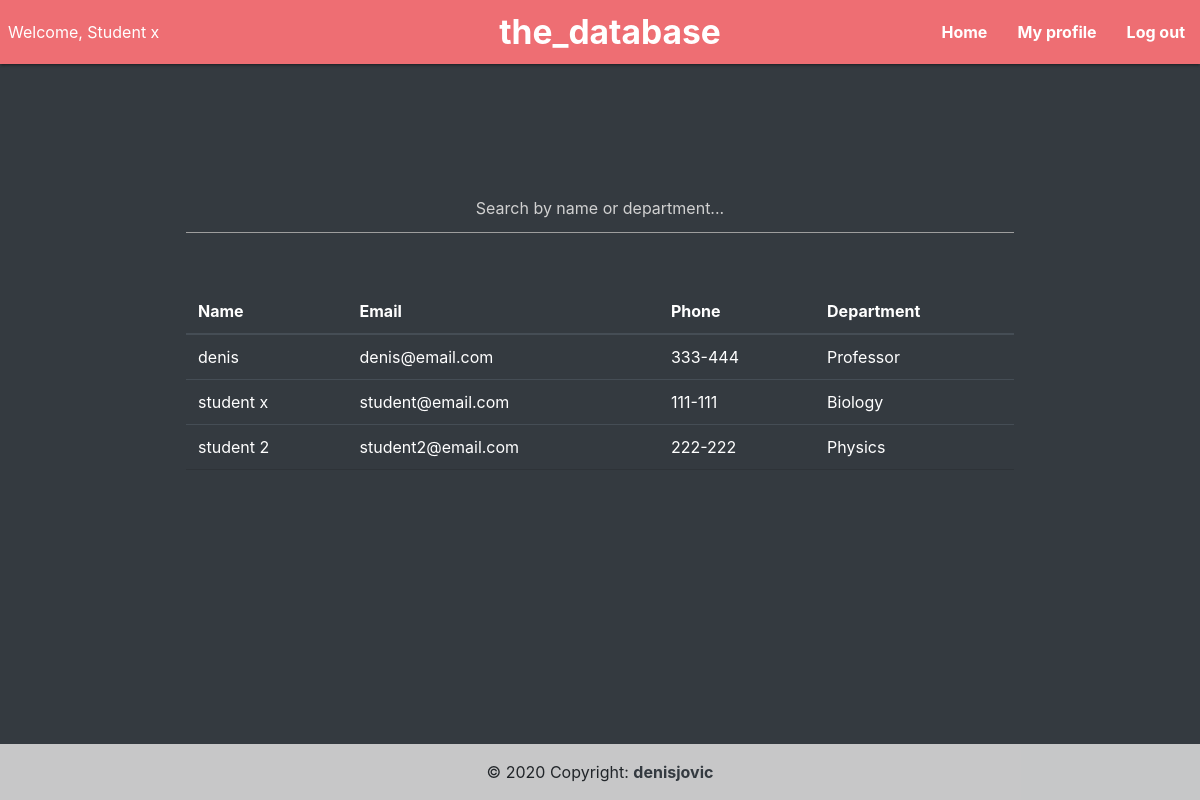
Page /show (signed in) on the earlier database version.
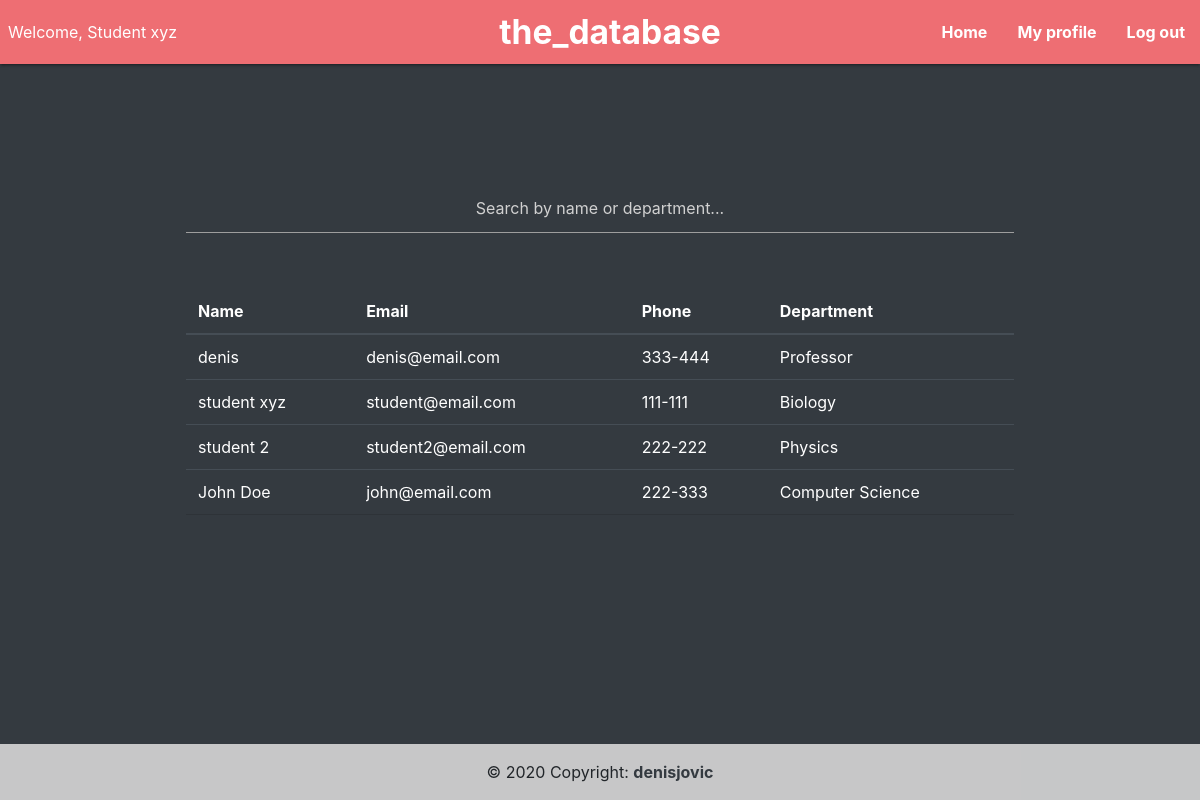
Same page on the later database version.
### students_db/models.py (models this page shows, shortened)
class User(UserMixin, db.Model):
    id = db.Column(db.Integer(), primary_key=True)
    name = db.Column(db.String(30), nullable=False, unique=True)
    email = db.Column(db.String(40), nullable=False, unique=True)
    password_hash = db.Column(db.String(80), nullable=False, unique=True)
    department = db.Column(db.String(40), nullable=False)
    phone = db.Column(db.String(30))
    is_admin = db.Column(db.Boolean, default=False, nullable=False)

### students_db/routes.py (the view, shortened to what this page needs)
@app.route('/', methods=['GET', 'POST'])
@app.route('/show', methods=['GET', 'POST'])
@login_required
def dashboard():
    form = Filter()
    students = User.query.all()
    if request.method == 'GET':
        return render_template('table.html', students=students, form=form)

### students_db/forms.py
class Filter(FlaskForm):
    search = StringField(label='Search...')

### students_db/models.py (called while the page is built)
@login.user_loader
def load_user(id):
    return User.query.get(int(id))

### students_db/templates/table.html (shortened to what this page needs)
{% extends "layout.html" %}
{% block content %}
    {% if students %}
    <div class="mx-auto" style="width: 69%; margin-top:15vh">
        <form action="/" method="POST" class="form-register" style="color:white">
        {{ form.search(class="form-control-lg text-center text-white", placeholder="Search by name or department...") }}
        </form>
        <table class="table table-dark mt-5">
            <thead class="thead-dark text-white">
            <tr>
                <th scope="col">Name</th>
                <th scope="col">Email</th>
                <th scope="col">Phone</th>
                <th scope="col">Department</th>
            </tr>
            </thead>
            <tbody>
            {% for student in students %}
                <tr>
                <td>{{ student.name }}</td>
                <td>{{ student.email }}</td>
                <td>{{ student.phone }}</td>
                <td>{{ student.department }}</td>
            {% endfor %}
            </tr>
            </tbody>
        </table>
            </div>
        {% endif %}
{% endblock %}

### students_db/templates/layout.html (shortened to what this page needs)
<html>
<head>
    <link rel="stylesheet" href="https://cdnjs.cloudflare.com/ajax/libs/materialize/1.0.0/css/materialize.min.css">
    <link rel="stylesheet" href="{{ url_for('static', filename='style.css') }}">
    <link rel="stylesheet" href="https://cdnjs.cloudflare.com/ajax/libs/bulma/0.9.1/css/bulma.min.css"
/>
    <link rel="stylesheet" href="https://cdn.jsdelivr.net/npm/bootstrap@4.5.3/dist/css/bootstrap.min.css"
>
</head>
<body class='bg-dark'>
<nav>
    <div class="nav-wrapper">
        {% if current_user.is_authenticated %}
            <ul id="nav-mobile" class="left hide-on-med-and-down pl-2">
                <li>Welcome, {{ current_user.name.capitalize() }}</li>
            </ul>
        {% endif %}
        <a href="/" class="brand-logo center" style="padding-left: 20px; margin-bottom: 20px;">the_database</a>
        <ul id="nav-mobile" class="right hide-on-med-and-down">
            {% if current_user.is_authenticated %}
                <li><a href="/">Home</a></li>
                <li><a href="/edit/{{ current_user.id }}">My profile</a></li>
                <li><a href="/logout">Log out</a></li>
            {% else %}
                <li><a href="/login">Log in</a></li>
                <li><a href="/register">Sign up</a></li>
                </ul>
            {% endif %}
    </div>
</nav>
{% block content %}
{% endblock %}
<footer class="bg-light text-center text-lg-start fixed-bottom">
    <div class="text-center p-3" style="background-color: rgba(0, 0, 0, 0.2)">
        © 2020 Copyright:
        <a class="text-dark" href="https://linkedin.com/in/denisjovic/">denisjovic</a>
    </div>
</footer>
</body>
</html>

### students_db/static/style.css (style rules this page uses)
body { font-family: 'JetBrains Mono', monospace; }
nav { padding: 0px 0px 30px 0px; }
a, a:hover { text-decoration: none !important; font-weight: bold !important; color: white !important; }

Differences in the rows shown:
changed User "student@email.com": name "Student x" → "Student xyz"; name "student x" → "student xyz"
added User: name "John Doe", email "john@email.com", phone "222-333", department "Computer Science"
